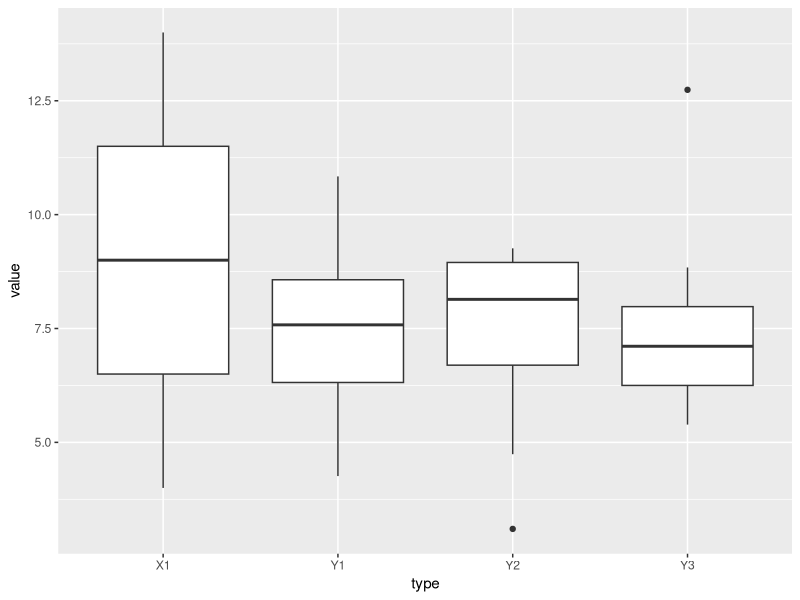
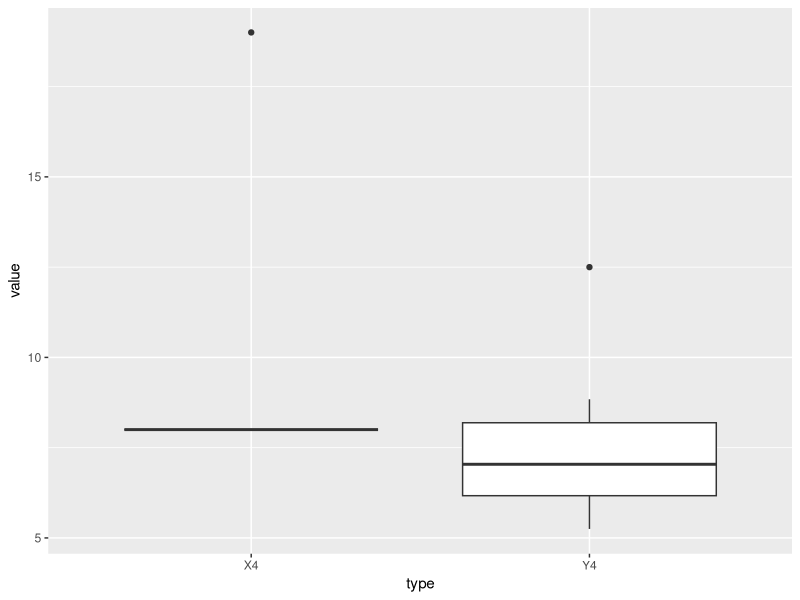
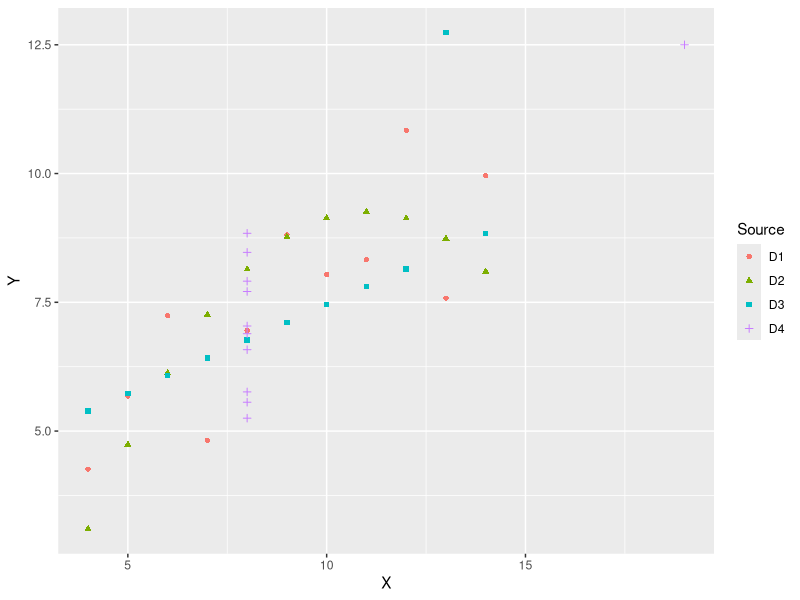
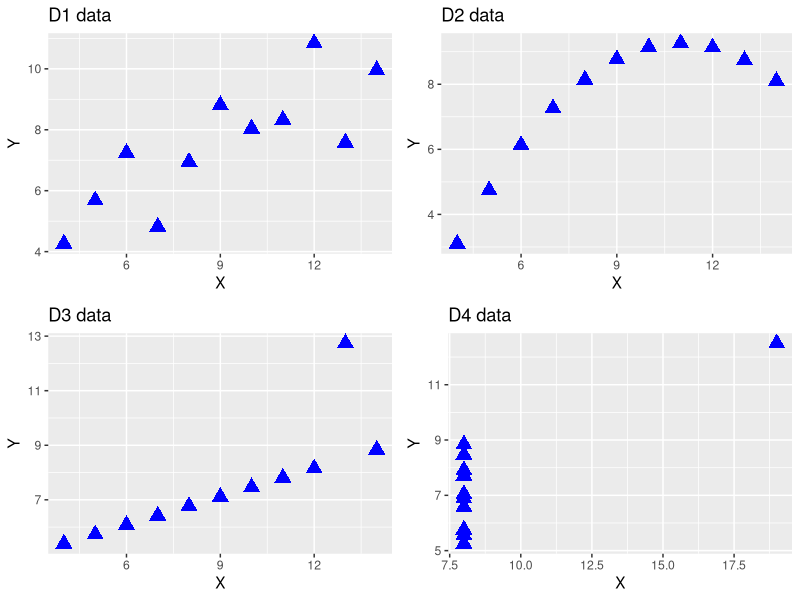
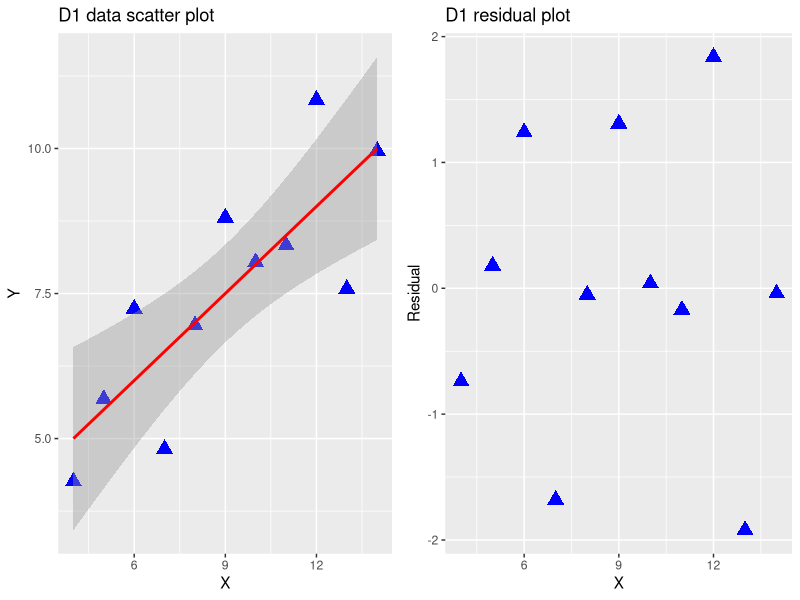
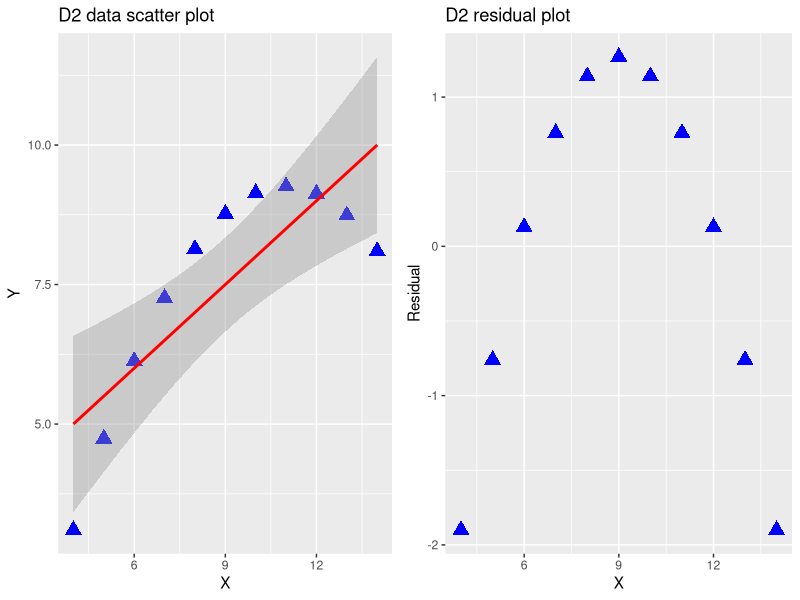
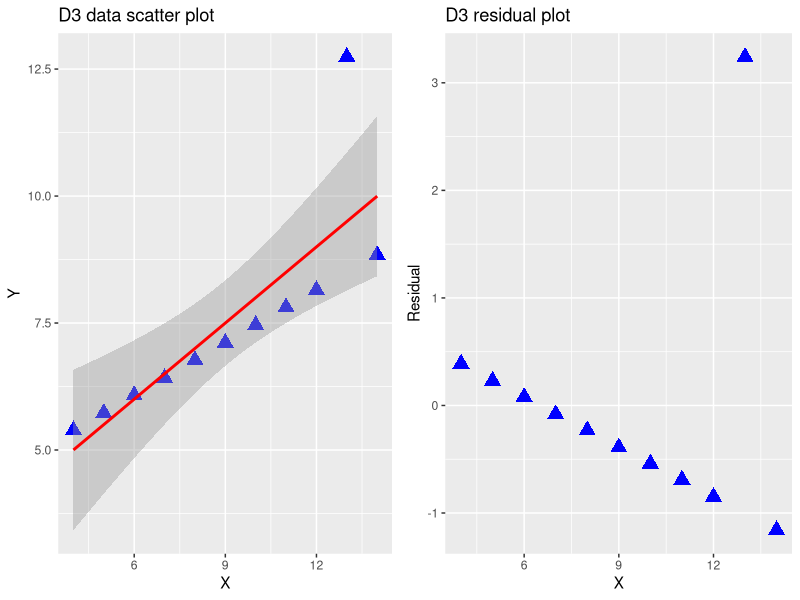
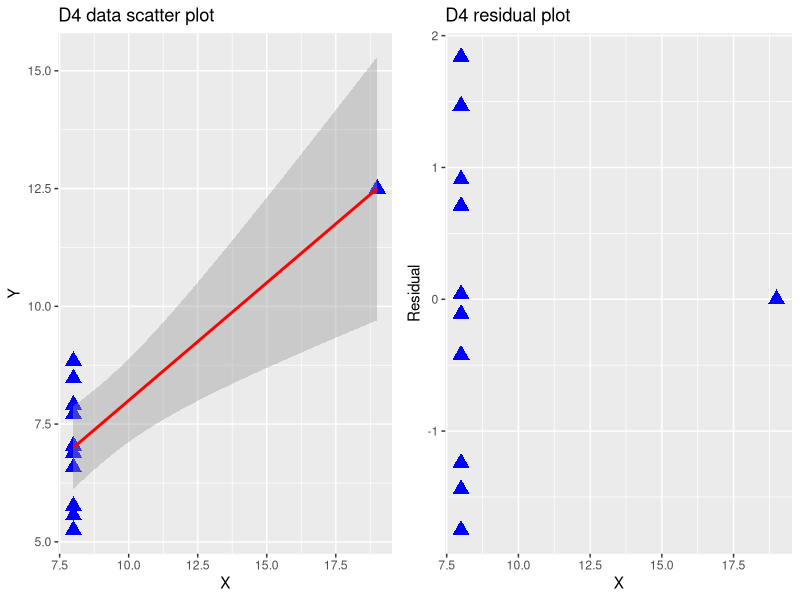

Recreate these plots in R, in order.
## ---- chunk 1
X <- c(10,8,13,9,11,14,6,4,12,7,5)  
Y <- c(8.04,6.95,7.58,8.81,8.33,9.96,7.24,4.26,10.84,4.82,5.68)

D1 <- data.frame(X=X,Y=Y)

Y <- c(9.14,8.14,8.74,8.77,9.26,8.10,6.13,3.1,9.13,7.26,4.74)
D2 <- data.frame(X=X,Y=Y)

Y <- c(7.46,6.77,12.74,7.11,7.81,8.84,6.08,5.39,8.15,6.42,5.73)
D3 <- data.frame(X=X,Y=Y)

X <- c(8,8,8,8,8,8,8,19,8,8,8)
Y <- c(6.58,5.76,7.71,8.84,8.47,7.04,5.25,12.5,5.56,7.91,6.89)

D4 <- data.frame(X=X,Y=Y)

## ---- chunk 2
D1
summary(D1)
## ---- chunk 3
D2
summary(D2)
## ---- chunk 4
D3
summary(D3)
## ---- chunk 5
D4
summary(D4)
## ---- chunk 6
table(D1$X)
table(D1$Y)
table(D1$X,D1$Y)

table(D2$X)
table(D2$Y)
table(D2$X,D2$Y)

table(D3$X)
table(D3$Y)
table(D3$X,D3$Y)

table(D4$X)
table(D4$Y)
table(D4$X,D4$Y)
## ---- chunk 7
D_Temp <- data.frame(type=c(rep('X1',length(D1$X)),rep('Y1',length(D1$Y)),rep('Y2',length(D2$Y)),rep('Y3',length(D3$Y))),value=c(D1$X,D1$Y,D2$Y,D3$Y))
## ---- chunk 8
D_Temp
## ---- chunk 9

library("ggplot2")

ggplot(D_Temp,aes(x=type,y=value))+
 geom_boxplot()
## ---- chunk 10
D_Temp <- data.frame(type=c(rep('X4',length(D4$X)),rep('Y4',length(D4$Y))),value=c(D4$X,D4$Y))

ggplot(D_Temp,aes(x=type,y=value))+
 geom_boxplot()
## ---- chunk 11
D_Temp <- rbind(merge(data.frame(D1),c('D1')), merge(data.frame(D2),c('D2')), merge(data.frame(D3),c('D3')), merge(data.frame(D4),c('D4')))
names(D_Temp) <- c('X','Y','Source')
#The Source variable represent the data frame, to which the observations belong to

D_Temp
ggplot(D_Temp,aes(x=X,y=Y,color=Source,shape=Source))+
geom_point()
## ---- chunk 12

library("gridExtra")


P1 <- ggplot(data=D1,aes(x=X, y=Y)) +
  geom_point(pch=17,color="blue",size=4) +
  labs(title="D1 data", x="X", y="Y")

P2 <- ggplot(data=D2,aes(x=X, y=Y)) +
  geom_point(pch=17,color="blue",size=4) +
  labs(title="D2 data", x="X", y="Y")

P3 <- ggplot(data=D3,aes(x=X, y=Y)) +
  geom_point(pch=17,color="blue",size=4) +
  labs(title="D3 data", x="X", y="Y")

P4 <- ggplot(data=D4,aes(x=X, y=Y)) +
  geom_point(pch=17,color="blue",size=4) +
  labs(title="D4 data", x="X", y="Y")

grid.arrange(P1, P2, P3, P4, ncol=2)


## ---- chunk 13
Fit_D1 <- lm(Y~X,data=D1)

P1 <- ggplot(data=D1,aes(x=X, y=Y)) +
  geom_point(pch=17,color="blue",size=4) +
  geom_smooth(method="lm",color="red") +
  labs(title="D1 data scatter plot", x="X", y="Y")

R1 <- ggplot(data=D1,aes(x=X, y=residuals(Fit_D1))) +
  geom_point(pch=17,color="blue",size=4) +
  labs(title="D1 residual plot", x="X", y="Residual")

Fit_D2 <- lm(Y~X,data=D2)
  
P2 <- ggplot(data=D2,aes(x=X, y=Y)) +
  geom_point(pch=17,color="blue",size=4) +
  geom_smooth(method="lm",color="red") +
  labs(title="D2 data scatter plot", x="X", y="Y")

R2 <- ggplot(data=D2,aes(x=X, y=residuals(Fit_D2))) +
  geom_point(pch=17,color="blue",size=4) +
  labs(title="D2 residual plot", x="X", y="Residual")

Fit_D3 <- lm(Y~X,data=D3)
 
P3 <- ggplot(data=D3,aes(x=X, y=Y)) +
  geom_point(pch=17,color="blue",size=4) +
  geom_smooth(method="lm",color="red") +
  labs(title="D3 data scatter plot", x="X", y="Y")

R3 <- ggplot(data=D3,aes(x=X, y=residuals(Fit_D3))) +
  geom_point(pch=17,color="blue",size=4) +
  labs(title="D3 residual plot", x="X", y="Residual")
 

Fit_D4 <- lm(Y~X,data=D4)

P4 <- ggplot(data=D4,aes(x=X, y=Y)) +
  geom_point(pch=17,color="blue",size=4) +
  geom_smooth(method="lm",color="red") +
  labs(title="D4 data scatter plot", x="X", y="Y")

R4 <- ggplot(data=D4,aes(x=X, y=residuals(Fit_D4))) +
  geom_point(pch=17,color="blue",size=4) +
  labs(title="D4 residual plot", x="X", y="Residual")



grid.arrange(P1, R1, ncol=2)
summary(Fit_D1)
grid.arrange(P2, R2, ncol=2)
summary(Fit_D2)
grid.arrange(P3, R3, ncol=2)
summary(Fit_D3)
grid.arrange(P4, R4, ncol=2)
summary(Fit_D4)
## ---- chunk 14
Fit_D1 <- lm(log(D1$Y) ~ I(log(D1$X)))
summary(Fit_D1)

Fit_D1 <- lm(D1$Y ~ I(D1$X^2))
summary(Fit_D1)

Fit_D1 <- lm(D1$Y ~ I(1/D1$X))
summary(Fit_D1)

## ---- chunk 15
Fit_D2 <- lm(Y ~ poly(X, 2, raw=TRUE),data=D2)
P2 <- ggplot(data=D2,aes(x=X, y=Y)) +
     geom_point(pch=17,color="blue",size=4) +
     geom_smooth(method="lm",color="red") +
     stat_smooth(method="lm", se=TRUE, fill=NA, formula=y ~ poly(x, 3, raw=TRUE),colour="black") +
     labs(title="D2 data scatter plot", x="X", y="Y")

R2 <- ggplot(data=D2,aes(x=X, y=residuals(Fit_D2))) +
  geom_point(pch=17,color="blue",size=4) +
  labs(title="D2 residual plot", x="X", y="Residual")

grid.arrange(P2, R2, ncol=2)


## ---- chunk 16
print(Fit_D2)
## ---- chunk 17
summary(Fit_D2)
## ---- chunk 18
D3 <- D3[-which(D3$Y==12.74),]

Fit_D3 <- lm(Y~X,data=D3)
 
P3 <- ggplot(data=D3,aes(x=X, y=Y)) +
  geom_point(pch=17,color="blue",size=4) +
  geom_smooth(method="lm",color="red") +
  labs(title="D3 data scatter plot", x="X", y="Y")

R3 <- ggplot(data=D3,aes(x=X, y=residuals(Fit_D3))) +
  geom_point(pch=17,color="blue",size=4) +
  labs(title="D3 residual plot", x="X", y="Residual")

grid.arrange(P3, R3, ncol=2)

summary(Fit_D3)

print(Fit_D3)
## ---- chunk 19
D4 <- D4[-which(D4$X==19),]


Fit_D4 <- lm(Y~X,data=D4)

P4 <- ggplot(data=D4,aes(x=X, y=Y)) +
  geom_point(pch=17,color="blue",size=4) +
  geom_smooth(method="lm",color="red") +
  labs(title="D4 data scatter plot", x="X", y="Y")

R4 <- ggplot(data=D4,aes(x=X, y=residuals(Fit_D4))) +
  geom_point(pch=17,color="blue",size=4) +
  labs(title="D4 residual plot", x="X", y="Residual")



grid.arrange(P4, R4, ncol=2)
